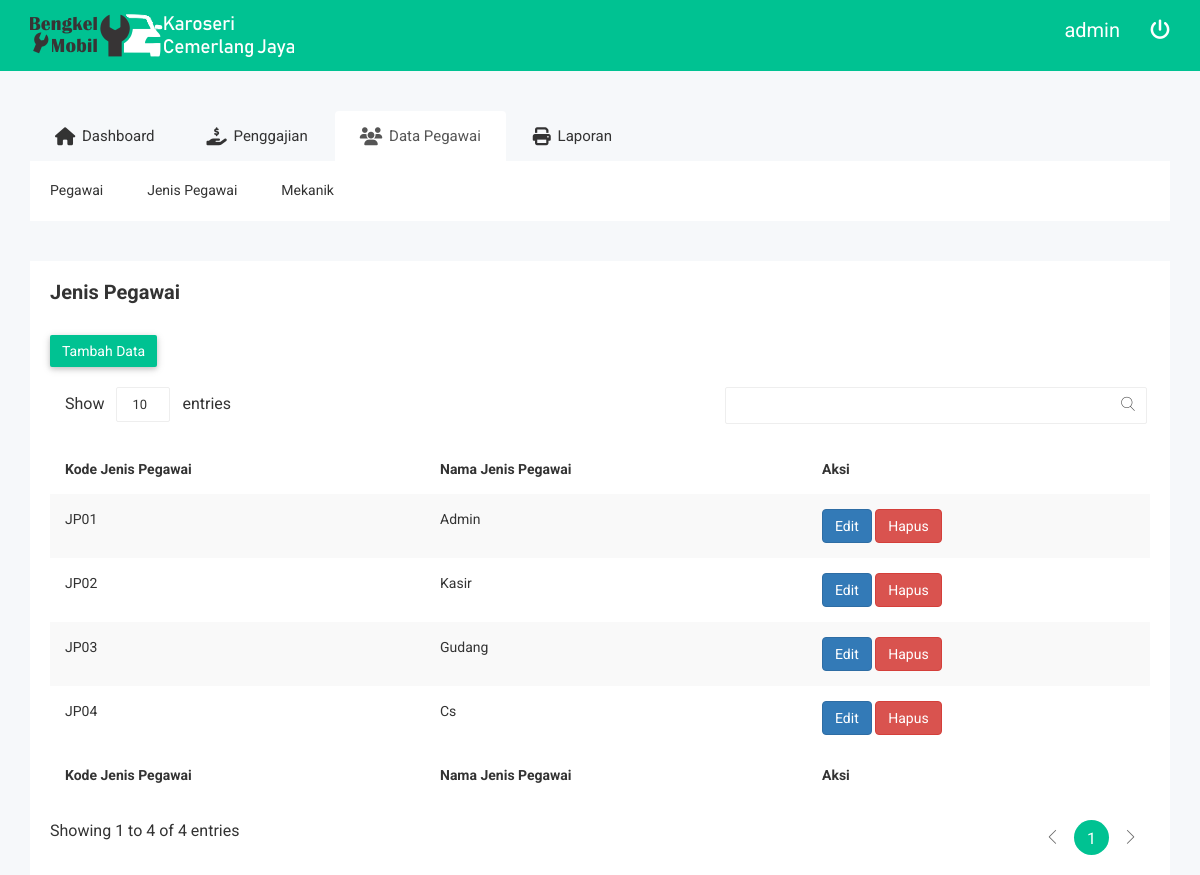
Screenshot of /admin.php?halaman=v_jenis_pegawai (signed in) with the database file from the repository.
### tables this page shows
CREATE TABLE `jenis_pegawai` (
  `kode_jenis_p` char(4) NOT NULL,
  `nama_jenis_p` varchar(30) NOT NULL
);

### master/jenis_pegawai/tampil.php (the view, shortened to what this page needs)
<div class="data-table-list">
    <div class="basic-tb-hd">
        <h2>Jenis Pegawai</h2>
        <br>
        <a href="admin.php?halaman=add_jenis_pegawai" class="btn btn-success notika-btn-success">Tambah Data</a>
    </div>
    <div class="table-responsive">
        <table id="data-table-basic" class="table table-striped">
            <thead>
                <tr>
                    <th>Kode Jenis Pegawai</th>
                    <th>Nama Jenis Pegawai</th>
                    <th>Aksi</th>
                </tr>
            </thead>
            <tbody>
                <?php
                $query = mysqli_query($koneksi, "SELECT * FROM jenis_pegawai ORDER BY kode_jenis_p ASC");
                foreach ($query as $data) {
                    ?>
                <tr>
                    <td><?= $data['kode_jenis_p'] ?></td>
                    <td><?= $data['nama_jenis_p'] ?></td>
                    <td>
                        <a href="?halaman=edit_jenis_pegawai&id=<?= $data['kode_jenis_p'] ?>" class="btn btn-primary">Edit</a>
                        <a onclick="return confirm('Yakin ingin menghapus data ?')" href="?halaman=v_jenis_pegawai&hapus=<?= $data['kode_jenis_p']; ?>" class="btn btn-danger">Hapus</a>
                    </td>
                </tr>
                <?php } ?>
            </tbody>
            <tfoot>
                <tr>
                    <th>Kode Jenis Pegawai</th>
                    <th>Nama Jenis Pegawai</th>
                    <th>Aksi</th>
                </tr>
            </tfoot>
        </table>
    </div>
</div>

### assets/template2/css/themesaller-forms.css (style rules this page uses)
html, body { border: 0; margin: 0; padding: 0; font-size: 100%; vertical-align: baseline; font: inherit; }
body { margin: 0; padding: 0; background:url(../images/body_bg.jpg) no-repeat center top; }

### assets/template2/css/main.css (style rules this page uses)
html { color: #222; font-size: 1em; line-height: 1.4; }

### rows the page displays
jenis_pegawai: kode_jenis_p "JP01", nama_jenis_p "Admin"
jenis_pegawai: kode_jenis_p "JP02", nama_jenis_p "Kasir"
jenis_pegawai: kode_jenis_p "JP03", nama_jenis_p "Gudang"
jenis_pegawai: kode_jenis_p "JP04", nama_jenis_p "Cs"

### other values shown
$_SESSION['username'] "admin"
